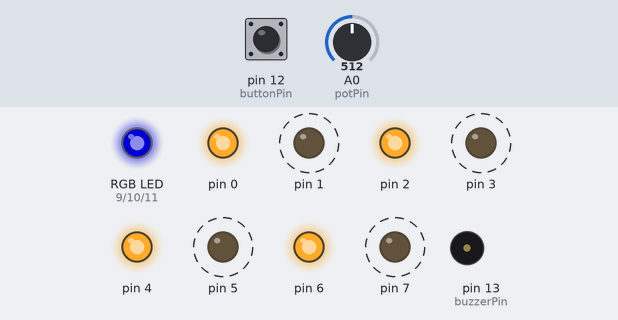
Bench run of a sketch on a simulated Arduino Uno, built with avr-gcc and run on an emulated ATmega328P. Shown: an RGB LED mixed from three pins (HIGH = lit), output pins drawn as LEDs (lit = HIGH), buzzer (waves = sounding). Dashed ring = blinking. The test bench sets the inputs (shaded band); at power-on: A0 (potPin) = 512, pin 12 (buttonPin) HIGH. Dim RGB values are drawn brighter than linear; random numbers use the default seed unless the sketch sets one.

Above: at 1.2 s.
1.3 s: A0 (potPin) set to 190
At 1.43 s:
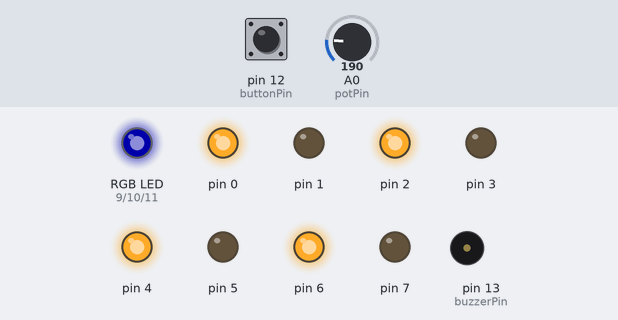
4.3 s: A0 (potPin) set to 0
At 4.9 s:
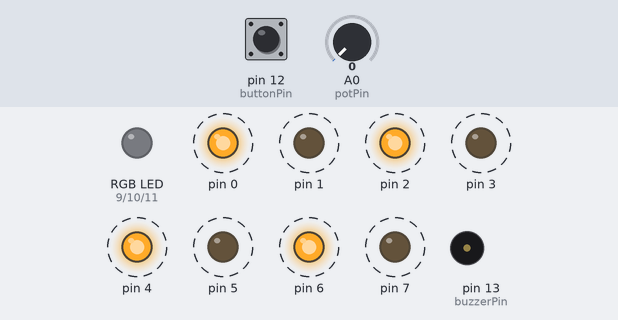
7.3 s: pin 12 (buttonPin) pulled LOW for 0.15 s
10.3 s: pin 12 (buttonPin) pulled LOW for 1 s
At 10.7 s:
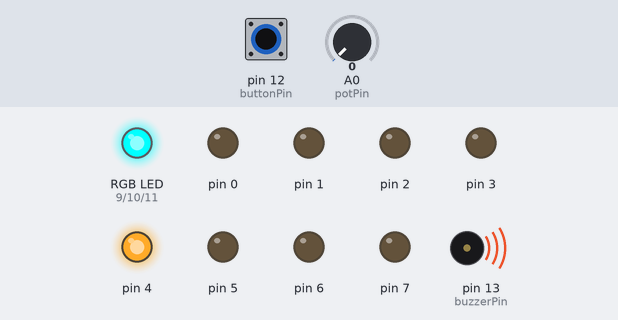
13.3 s: A0 (potPin) set to 716
At 14.11 s:
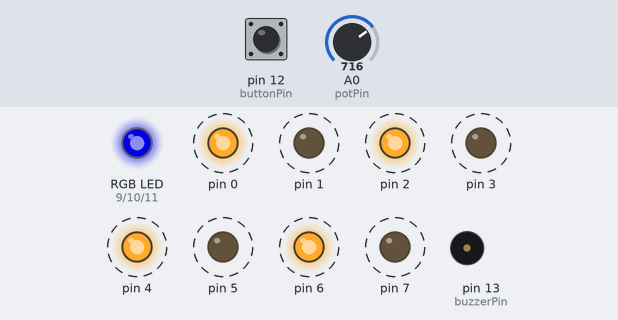
16.3 s: pin 12 (buttonPin) pulled LOW for 0.15 s
Timing chart, 0 to 27.2 s (numbered marks = the images above; inputs shaded):
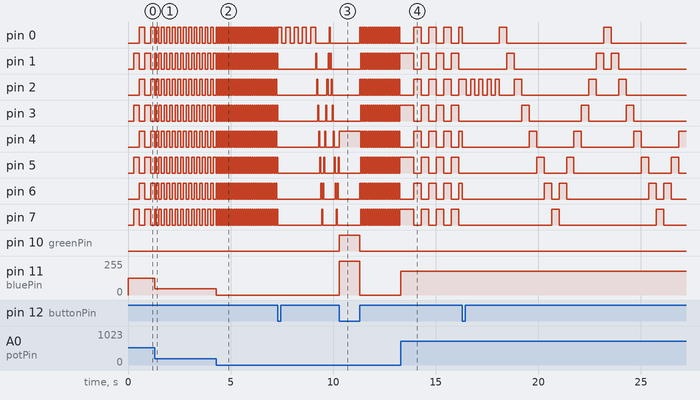

The sketch:

sketch_mar30a.ino
```cpp
// Pin definitions
const int redPin = 9;
const int greenPin = 10;
const int bluePin = 11;
const int potPin = A0;
const int buttonPin = 12;
const int buzzerPin = 13;

// LED shifting and state variables
int shiftDelay = 100;
bool isFrozen = false;
bool direction = true;
uint8_t currentLED = B00000001;
uint8_t winConditionLED;

// Define game states
enum GameState { IDLE, BLINKING, PLAYING };
GameState gameState = IDLE;

unsigned long int getCurrentTime(){ //timer using timer 1
    static bool timerStarted = false;
    static unsigned int multiplier = 0;

    if (!timerStarted) {
        TCCR1A = 0x00;
        TCCR1B = 0x00;
        TCCR1B |= B00000101;
        TCNT1 = 0;
        timerStarted = true;
    }

    if (TIFR1 & (1 << TOV1)) {
        TIFR1 |= (1 << TOV1);
        TCNT1 = 0;
        multiplier++;
    }

    return (TCNT1*(0.064))+(((unsigned long int)pow(2, sizeof(unsigned short int) * 8)*multiplier)*(0.064));
}

void setup() {
  DDRD |= B11111111;  // Configure PORTD (pins 0-7) as output for LED array
  DDRB |= B00101110;  // RGB and buzzer output
  DDRB &= B11101111;  // Button input
  PORTB |= B00010000; // Button pull-up
  winConditionLED = randomLED(); // Set initial win condition
}

void loop() {
  if (gameState == IDLE && checkButtonPress()) { //First button press to start game
    winConditionLED = randomLED(); // Generate new win condition each game
    gameState = BLINKING; //Changes gamestate to show the win condition
  }

  if (gameState == BLINKING) {
    startGame(); //shows the win condition
  } else if (gameState == PLAYING) { //game is started and the LED is shifting
    if (!isFrozen) { //checks if player has made a move
      playGame();
    } else {
      checkWinCondition(); //checks if player has won
    }
  } else { //player is idle and hasnt started game
    int potValue = analogRead(potPin); //analog input from potentiometer
    shiftDelay = map(potValue, 0, 1023, 50, 500); //takes the information from ADC and maps it into speed of the LED shifting, increasing the difficulty of the game
    adjustColorBasedOnSpeed(); //color goes from none to white for difficulty indicator
    gameIdle(); //blinks the led before starting the game
  }
}

void gameIdle() {
  static unsigned long int prevIdleDelay = 0;
  unsigned long int currIdleDelay = getCurrentTime();
  if(currIdleDelay-prevIdleDelay>=shiftDelay){
    PORTD = B10101010;
  }
  if(currIdleDelay-prevIdleDelay>=(2*shiftDelay)){
    PORTD = B01010101;
    prevIdleDelay=currIdleDelay;
  }
}

void startGame() {
  static int blinkIndex = 0;
  static unsigned long lastBlinkTime = 0;
  unsigned long currentTime = getCurrentTime();

  if (blinkIndex < 10) { //blinks 5 times
    if (currentTime - lastBlinkTime >= 200) { //blinks for 200ms
      PORTD = (blinkIndex % 2 == 0) ? winConditionLED : 0;
      lastBlinkTime = currentTime;
      blinkIndex++;
    }
  } else {
    blinkIndex = 0;
    gameState = PLAYING;
    direction = true;
    currentLED = B00000001;
  }
}

uint8_t randomLED() {
  return 1 << random(0, 7);
}

void playGame() {
  static unsigned long lastShiftTime = 0;
  static bool firstLEDDisplayed = false;
  unsigned long currentTime = getCurrentTime();

  if (!firstLEDDisplayed) { //to make sure initial LED is turned on
    PORTD = currentLED;
    if (currentTime - lastShiftTime >= shiftDelay) {
      firstLEDDisplayed = true;
      lastShiftTime = currentTime;
    }
    return;
  }
  PORTD = currentLED;

  if (checkButtonPress()) { //freeze the LED when the player pressed the button for the certain LED PORTD position
    isFrozen = true;
    firstLEDDisplayed = false;
    return;
  }

  if (currentTime - lastShiftTime >= shiftDelay) {
    lastShiftTime = currentTime;

    if (direction) { //shifts forward
      currentLED <<= 1;
      if (currentLED == 0) {
        currentLED = B01000000;
        direction = false;
      }
    } else { //shifts backwards
      currentLED >>= 1;
      if (currentLED == 0) {
        currentLED = B00000010;
        direction = true;
      }
    }
  }
}

void checkWinCondition() {
  if (currentLED == winConditionLED) {
    playWinTone();
  } else {
    playLoseTone();
  }
}

void playWinTone() {
  static unsigned long prevTime = 0;
  static int stage = 0;
  unsigned long currTime = getCurrentTime();

  //analogWrites the color green for winning
  analogWrite(redPin, 255);
  analogWrite(greenPin, 0);
  analogWrite(bluePin, 255);

  if (stage == 0) { //plays the first tone
    tone(buzzerPin, 1000);
    prevTime = currTime;
    stage = 1;
  }
  else if (stage == 1 && currTime - prevTime >= 500) {
    noTone(buzzerPin);
    tone(buzzerPin, 1200); //plays the second tone after the first after 500ms
    prevTime = currTime;
    stage = 2;
  }
  else if (stage == 2 && currTime - prevTime >= 500) {
    noTone(buzzerPin); //restarts the game after the buzzer has finished he tone for 500ms
    gameState = IDLE;
    isFrozen = false;
    stage = 0;
  }
}

void playLoseTone() {
  static unsigned long prevTime = 0;
  static int stage = 0;
  unsigned long currTime = getCurrentTime();

  //writes the color red
  analogWrite(redPin, 0);
  analogWrite(greenPin, 255);
  analogWrite(bluePin, 255);

  if (stage == 0) {
    tone(buzzerPin, 400);
    prevTime = currTime;
    stage = 1;
  }
  else if (stage == 1 && currTime - prevTime >= 500) {
    noTone(buzzerPin);
    tone(buzzerPin, 300);
    prevTime = currTime;
    stage = 2;
  }
  else if (stage == 2 && currTime - prevTime >= 500) {
    noTone(buzzerPin);
    gameState = IDLE;
    isFrozen = false;
    stage = 0;
  }
}

bool checkButtonPress() {
  static bool lastButtonState = HIGH;
  bool currentButtonState = (PINB & B00010000) ? HIGH : LOW; //the current button state shall be taken from PINB

  if (lastButtonState == HIGH && currentButtonState == LOW) { //returns true only if is on falling edge
    lastButtonState = currentButtonState;
    return true;
  }
  lastButtonState = currentButtonState;
  return false;
}

void adjustColorBasedOnSpeed() {
  int normalizedSpeed = map(shiftDelay, 50, 500, 0, 255);

  int rgb = map(normalizedSpeed, 0, 255, 0, 255);

  analogWrite(redPin, rgb);
  analogWrite(greenPin, rgb);
  analogWrite(bluePin, rgb);
}
```

Measured:
- after the input at 1.3 s, pin 11 (bluePin): 127/255 → 47/255 at once
- after the input at 4.3 s, pin 11 (bluePin): 47/255 → 0/255 at once
- after the input at 10.3 s, pin 10 (greenPin): LOW → HIGH at once, → LOW 1.0 s later; pin 11 (bluePin): 0/255 → 255/255 at once, → 0/255 1.0 s later; tone on pin 13 (buzzerPin): silent → 400 Hz at once, → 300 Hz 0.50 s later, → silent 0.50 s later
- after the input at 13.3 s, pin 11 (bluePin): 0/255 → 177/255 at once
- by itself, pin 7: alternates HIGH for 0.36 s and LOW for 4.7 s
